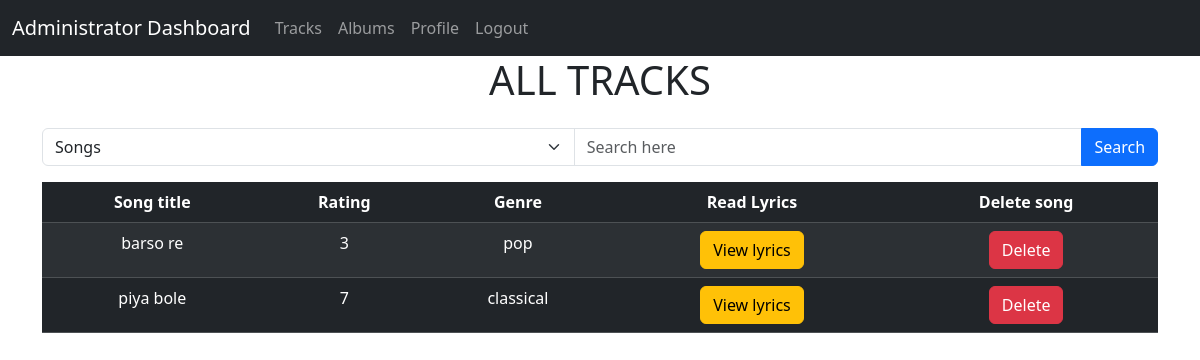
Screenshot of /admin_tracks (signed in) with the database file from the repository.
### models.py (models this page shows)
class Song(db.Model):
    id = db.Column(db.Integer, primary_key=True)
    title = db.Column(db.String(100), nullable=False)
    lyrics = db.Column(db.Text)
    duration = db.Column(db.Integer)
    date_created = db.Column(db.DateTime, nullable=False)
    rating = db.Column(db.Integer)
    album_id = db.Column(db.Integer, db.ForeignKey('album.id'), nullable=False)

class Album(db.Model):
    id = db.Column(db.Integer, primary_key=True)
    name = db.Column(db.String(100), nullable=False)
    genre = db.Column(db.String(50))
    artist = db.Column(db.String(100))
    user_id = db.Column(db.Integer, db.ForeignKey('user.id'), nullable=False)
    songs = db.relationship('Song', backref='album', lazy=True)

### routes.py (the view, shortened to what this page needs)
@app.route('/admin_tracks')
def admin_tracks():
    if 'user_id' not in session:
        flash('Please log in first.')
        return redirect(url_for('admin_login'))
    user = User.query.get(session['user_id'])
    if not user.is_admin:
        flash('Unauthorized access.')
        return redirect(url_for('admin_login'))
    songs = Song.query.all()
    query = request.args.get('query')
    category = request.args.get('category')
    if not query or not category:
        return render_template('admin_tracks.html', songs=songs,user=user)

### templates/admin_tracks.html (shortened to what this page needs)
{% extends 'layout.html' %}
{% block body %}
<div class="container">
    <h1 class="text-center mb-4">ALL TRACKS</h1>
</div>
<form>
    <div class="input-group mb-3">
        <select class="form-select" name="category">
            <option value="songs" selected>Songs</option>
        </select>
        <input type="text" class="form-control" placeholder="Search here" name="query" id="query">
        <button type="submit" class="btn btn-primary">Search</button>
    </div>
</form>
{% if songs|length != 0 %}
<div class="row">
<div class="col-md-12">
    <table class="table table-dark table-striped text-center">
        <thead>
            <tr>
                <th>Song title</th>
                <th>Rating</th>
                <th>Genre</th>
                <th>Read Lyrics</th>
                <th>Delete song</th>
            </tr>
        </thead>
        <tbody>
            {% for song in songs %}
            {% if (genre and genre.lower() in song.album.genre.lower()) or (rating and rating == song.rating) or (not rating and not genre) %}
                <tr>
                    <td>{{ song.title }}</td>
                    <td>{{ song.rating }}</td>
                    <td>{{ song.album.genre }}</td>
                    <td>
                        <a href="{{ url_for('read_lyrics', song_id=song.id) }}" class="btn btn-warning">View lyrics</a>
                    </td>
                    <td>
                        <a href="{{ url_for('delete_song', song_id=song.id) }}" class="btn btn-danger">Delete</a>
                    </td>
                </tr>
            {% endif %}
            {% endfor %}
        </tbody>
    </table>
</div>
</div>
{% else %}
<h3>No songs uploaded in the app yet</h3>
{% endif %}
{% endblock body %}

### rows the page displays
Song: title "barso re", rating "3", album.genre "pop"
Song: title "piya bole", rating "7", album.genre "classical"
